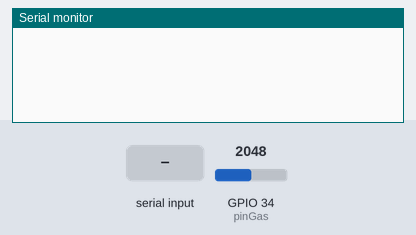
A sketch run on a simulated ESP32. On the bench: the last lines printed to the serial monitor. Inputs (shaded band) come from the test bench; at power-on: GPIO 34 (pinGas) = 2048.

Above: at 1.2 s.
1.3 s: "1\n" received over the second serial link
At 2.1 s:
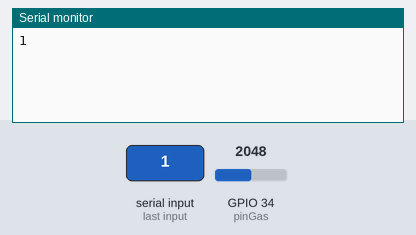
6.5 s: GPIO 34 (pinGas) set to 1946
At 7.3 s:
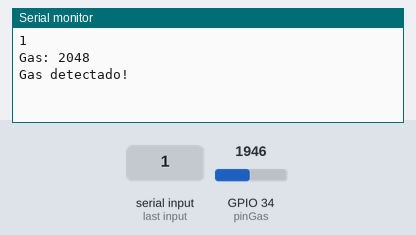
8.0 s: "0\n" received over the second serial link
At 8.4 s:
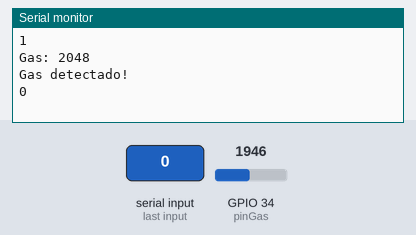
9.5 s: GPIO 34 (pinGas) set to 2040
At 11.1 s:
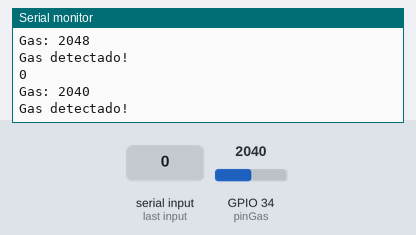

Measured:
- the behaviour switches between 2001 and 2000 on GPIO 34 (pinGas) (found by bisection; images 1 and 2)
- after the input at 1.3 s, the serial monitor: prints a new line at once (image 1)
- after the input at 8.0 s, the serial monitor: prints a new line at once (image 3)
- after the input at 9.5 s, the serial monitor: prints a new line after 0.50 s (image 4)

The sketch:

CodigoGasBT.ino
```cpp
HardwareSerial canal(2);

#define rx2 18
#define tx2 21
#define veloc 38400

#define pinGas 34

String mensaje = "";

unsigned long tiempoAnterior = 0;
const unsigned long intervalo = 5000;

void setup() {
  Serial.begin(9600);
  canal.begin(veloc, SERIAL_8N1, rx2, tx2);
}

void loop() {
  unsigned long tiempoActual = millis();

  if (tiempoActual - tiempoAnterior >= intervalo) {
    tiempoAnterior = tiempoActual;

    int valorGas = analogRead(pinGas);

    Serial.print("Gas: ");
    Serial.println(valorGas);

    if (valorGas > 2000) {
      Serial.println("Gas detectado!");
      canal.println("ALERTA: GAS DETECTADO");
    }
  }

  if (Serial.available()) {
    char letra = Serial.read();
    mensaje = mensaje + letra;

    if (letra == '\n') {
      canal.print("te mandaron: " + mensaje);
      mensaje = "";
    }
  }

  if (canal.available()) {
    Serial.write(canal.read());
  }
}
```
